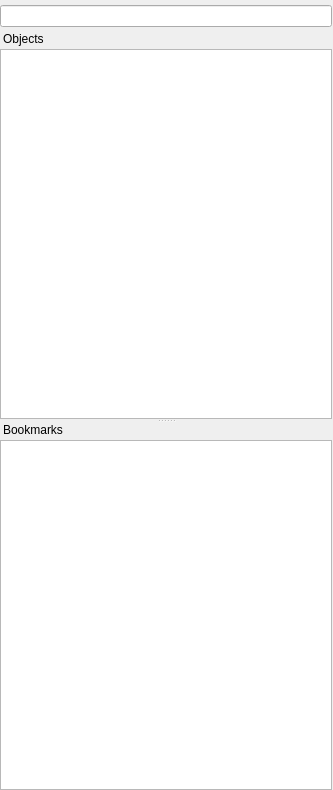
<?xml version="1.0" encoding="UTF-8"?>
<ui version="4.0">
 <class>ProjectViewWidget</class>
 <widget class="QWidget" name="ProjectViewWidget">
  <property name="geometry">
   <rect>
    <x>0</x>
    <y>0</y>
    <width>333</width>
    <height>790</height>
   </rect>
  </property>
  <property name="windowTitle">
   <string>Form</string>
  </property>
  <layout class="QVBoxLayout" name="verticalLayout_2">
   <property name="spacing">
    <number>0</number>
   </property>
   <property name="leftMargin">
    <number>0</number>
   </property>
   <property name="topMargin">
    <number>5</number>
   </property>
   <property name="rightMargin">
    <number>1</number>
   </property>
   <property name="bottomMargin">
    <number>0</number>
   </property>
   <item>
    <widget class="QSplitter" name="splitter">
     <property name="orientation">
      <enum>Qt::Vertical</enum>
     </property>
     <widget class="QWidget" name="layoutWidget1">
      <layout class="QVBoxLayout" name="verticalLayout">
       <property name="spacing">
        <number>0</number>
       </property>
       <item>
        <layout class="QHBoxLayout" name="horizontalLayout">
         <property name="spacing">
          <number>3</number>
         </property>
         <property name="leftMargin">
          <number>0</number>
         </property>
         <property name="bottomMargin">
          <number>5</number>
         </property>
         <item>
          <widget class="U2::ProjectViewSearchBox" name="nameFilterEdit"/>
         </item>
        </layout>
       </item>
       <item>
        <widget class="QLabel" name="objectsLabel">
         <property name="text">
          <string>Objects</string>
         </property>
         <property name="alignment">
          <set>Qt::AlignBottom|Qt::AlignLeading|Qt::AlignLeft</set>
         </property>
         <property name="indent">
          <number>3</number>
         </property>
        </widget>
       </item>
       <item>
        <widget class="U2::EditableTreeView" name="documentTreeWidget">
         <property name="contextMenuPolicy">
          <enum>Qt::CustomContextMenu</enum>
         </property>
         <property name="acceptDrops">
          <bool>true</bool>
         </property>
         <property name="showDropIndicator" stdset="0">
          <bool>true</bool>
         </property>
         <property name="dragEnabled">
          <bool>true</bool>
         </property>
         <property name="dragDropOverwriteMode">
          <bool>true</bool>
         </property>
         <property name="dragDropMode">
          <enum>QAbstractItemView::DragDrop</enum>
         </property>
         <property name="uniformRowHeights">
          <bool>true</bool>
         </property>
         <property name="headerHidden">
          <bool>true</bool>
         </property>
        </widget>
       </item>
      </layout>
     </widget>
     <widget class="QWidget" name="layoutWidget2">
      <layout class="QVBoxLayout" name="bookmarksLayout">
       <property name="spacing">
        <number>0</number>
       </property>
       <item>
        <widget class="QLabel" name="bookmarksLabel">
         <property name="text">
          <string>Bookmarks</string>
         </property>
         <property name="alignment">
          <set>Qt::AlignBottom|Qt::AlignLeading|Qt::AlignLeft</set>
         </property>
         <property name="indent">
          <number>3</number>
         </property>
        </widget>
       </item>
       <item>
        <widget class="QTreeWidget" name="viewTreeWidget">
         <property name="uniformRowHeights">
          <bool>true</bool>
         </property>
         <property name="headerHidden">
          <bool>true</bool>
         </property>
         <column>
          <property name="text">
           <string/>
          </property>
         </column>
        </widget>
       </item>
      </layout>
     </widget>
    </widget>
   </item>
  </layout>
 </widget>
 <customwidgets>
  <customwidget>
   <class>U2::ProjectViewSearchBox</class>
   <extends>QLineEdit</extends>
   <header>project_view/ProjectViewSearchBox.h</header>
  </customwidget>
  <customwidget>
   <class>U2::EditableTreeView</class>
   <extends>QTreeView</extends>
   <header location="global">U2Gui/EditableTreeView.h</header>
  </customwidget>
 </customwidgets>
 <resources/>
 <connections/>
</ui>
